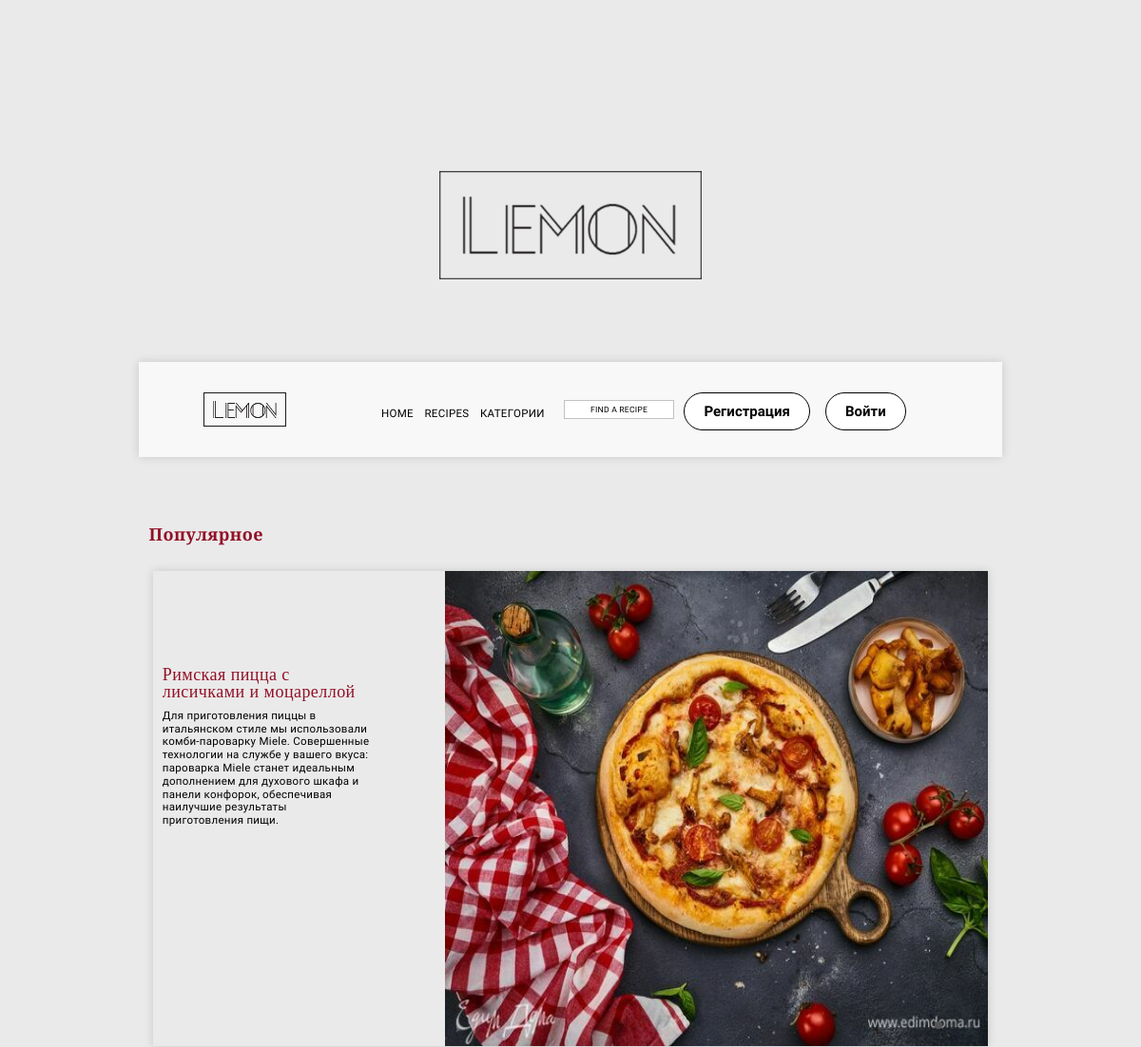
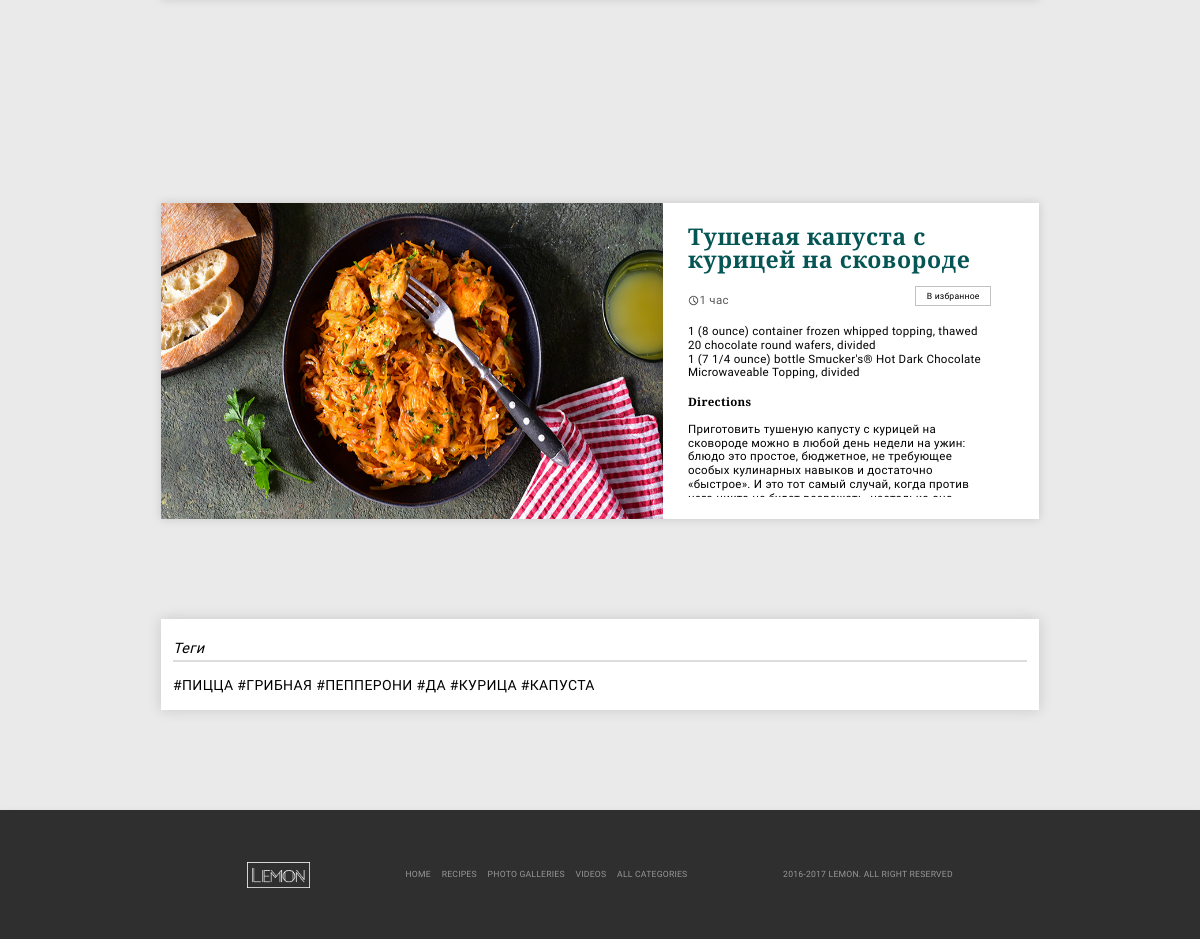
Page /categories/ on the committed database (2 pictures, top to bottom).
### food/models.py (models this page shows, shortened)
class Post(models.Model):
    author = models.ForeignKey(User, verbose_name='Автор', on_delete=models.CASCADE, related_name='post_author')
    title = models.CharField(verbose_name='Название', max_length=155)
    description = models.TextField(verbose_name='Описание')
    image = models.ImageField(verbose_name='Изображение', upload_to='post/')
    ingredients = RichTextField()
    date_create = models.DateTimeField(verbose_name='Дата создания', auto_now_add=True)
    time_preparing = models.CharField(verbose_name='Время приготовления', max_length=10)
    tags = models.ManyToManyField(Tags, related_name='post_tags', blank=True)
    views = models.ManyToManyField(User, verbose_name='post_views', blank=True, related_name='post_views')
    favorite = models.ManyToManyField(User, verbose_name='Добавившие в избранное', blank=True, related_name='favorite_posts')
    category = models.ForeignKey(Category, verbose_name='Категория', related_name='post_category', on_delete=models.CASCADE)
    slug = models.SlugField(verbose_name='URL')
    def get_absolute_url(self):
        return reverse('detail_food', kwargs={'food_slug': self.slug})
    class Meta:
        verbose_name = 'Пост'
        verbose_name_plural = 'Посты'

class SeasonPost(Post):
    season_list = (
        ('Summer', 'Лето'),
        ('Winter', 'Зима'),
        ('Spring', 'Весна'),
        ('Autumn', 'Осень')
    )
    season = models.CharField(verbose_name='Сезон', choices=season_list, max_length=9)
    class Meta:
        verbose_name = 'Сезонный пост'
        verbose_name_plural = 'Сезонные посты'

class Tags(models.Model):
    name = models.CharField(verbose_name='Тег', max_length=20)
    slug = models.SlugField(verbose_name='URL')
    class Meta:
        verbose_name = 'Тег'
        verbose_name_plural = 'Теги'

### food/views.py (the view)
# urls.py: path('categories/', views.all_categories, name='categories'),
def all_categories(request):
    context = {
        'tags': Tags.objects.all(),
        'seasons': SeasonPost.objects.all(),
    }
    return render(request, 'food/index.html', context)

### food/templatetags/index_tags.py (called while the page is built)
@register.simple_tag()
def get_favorite_posts():
    return Post.objects.annotate(num_likes=Count('views')).order_by('-num_likes')[:5]

@register.simple_tag()
def get_category():
    return Category.objects.all()[:4]

### templates/food/index.html (shortened to what this page needs)
{% extends 'base.html' %}
{% load index_tags %}
{% load static %}
{% block content %}
{% get_favorite_posts as favorite_posts %}
<div class="container">
    <h2 class="my__h2">Популярное</h2>
    <section class="slider">
        <div class="container">
            <div class="slider__swiper">
                <div class="swiper-container swiper1">
                    <div class="swiper-wrapper">
                        {% for post in favorite_posts %}
                        <div class="swiper-slide sp">
                            <img class="post__favorite__image" src="{{ post.image.url }}" alt="">
                            <h2 class="title__post">
                                <a style="color: #921026;" href="{{ post.get_absolute_url }}">
                                    {{ post.title }}
                                </a>
                            </h2>
                            <p class="text__post">
                                {{ post.description|truncatewords:50 }}
                            </p>
                        </div>
                        {% endfor %}
                    </div>
                    <div class="swiper-pagination"></div>
                </div>
            </div>
        </div>
    </section>
    <section class="triple">
        <div class="container">
            <div class="triple__row">
            </div>
        </div>
    </section>
    <section class="overflow">
        <div class="container">
            {% for season in seasons %}
                <div class="overflow__row">
                <div class="overflow__column">
                    <img class="season__image" src="{{ season.image.url }}" alt="">
                </div>
                <div class="overflow__column">
                    <div class="overflow__item">
                        <h3 class="overflow__title">{{ season.title }}</h3>
                        <div class="overflow__info">
                            <div class="overflow__left">
                                <div class="overflow__left_clock">
                                    <img src="{% static 'img/clock_hour_minute_second_time_timer_watch_icon_123193.png' %}" alt="">
                                </div>
                                <span>{{ season.time_preparing }}</span>
                            </div>
                            <div class="overflow__right">
                                <a href="{% url 'favorite_post' pk=season.id %}" class="overflow__right_button">
                                    <span>В избранное</span>
                                </a>
                            </div>
                        </div>
                        <div class="overflow__text">
                            <p>
                                1 (8 ounce) container frozen whipped topping, thawed <br> 20 chocolate round wafers,
                                divided <br> 1 (7 1/4 ounce) bottle Smucker's® Hot Dark Chocolate Microwaveable Topping,
                                divided
                            </p>
                            <h4>Directions</h4>
                            <p>
                                {{ season.description }}
                            </p>
                        </div>
                    </div>
                </div>
            </div>
            {% endfor %}
        </div>
    </section>
    <section class="news">
        <div class="container">
            <article class="tags">
                <div class="blockname-2">Теги</div>
                <div class="tags__text">
                    {% for tag in tags %}
                    <a class="tags__text" href="{% url 'tags_home' tag.slug %}">#{{ tag.name }}</a>
                    {% endfor %}
                </div>
            </article>
        </div>
    </section>
</div>
{% endblock %}

### rows in the picture
Post: image (picture), title "Римская пицца с лисичками и моцареллой", description "Для приготовления пиццы в итальянском стиле мы использовали комби-пароварку Miele. Совершенные технологии на службе у вашего вкуса: пароварка Miele станет идеальным дополнением для духового шкафа и панели конфорок, обеспечивая наилучшие результаты приготовления пищи."
SeasonPost: image (picture), title "Тушеная капуста с курицей на сковороде", time_preparing "1 час", description "Приготовить тушеную капусту с курицей на сковороде можно в любой день недели на ужин: блюдо это простое, бюджетное, не требующее особых кулинарных навыков и достаточно «быстрое». И это тот самый случай, когда против…"
Tags: name "ПИЦЦА"
Tags: name "ГРИБНАЯ"
Tags: name "ПЕППЕРОНИ"
Tags: name "ДА"
Tags: name "КУРИЦА"
Tags: name "КАПУСТА"
